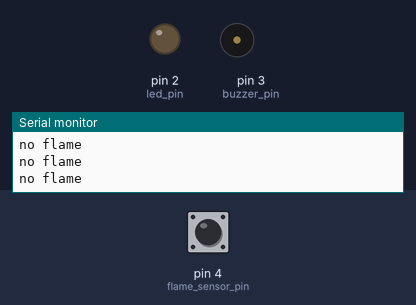
Recording of a sketch running on a simulated Arduino Uno, built with avr-gcc and run on an emulated ATmega328P. On the bench: output pins drawn as LEDs (lit = HIGH), buzzer (waves = sounding), the last lines printed to the serial monitor. The inputs (shaded band) are chosen by the test bench; at power-on: pin 4 (flame_sensor_pin) LOW.

Above: at 1.2 s.
1.3 s: pin 4 (flame_sensor_pin) driven HIGH
At 1.9 s:
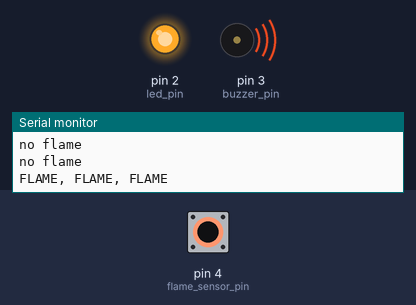
4.3 s: pin 4 (flame_sensor_pin) driven LOW
At 4.8 s:
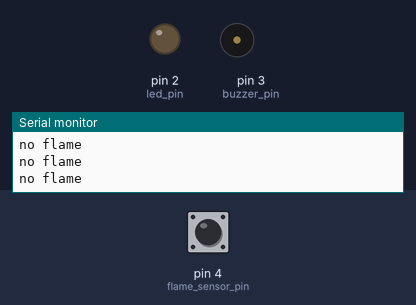
7.3 s: pin 4 (flame_sensor_pin) pulsed HIGH 2 times (0.12 s each, 0.3 s apart)
At 7.9 s:
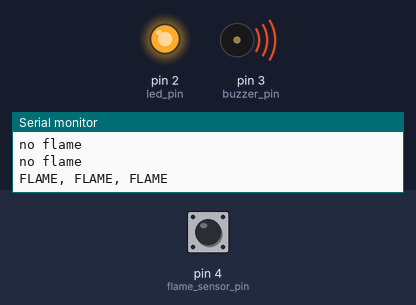
10.9 s: pin 4 (flame_sensor_pin) pulsed HIGH 2 times (0.12 s each, 0.3 s apart)
At 12.6 s:
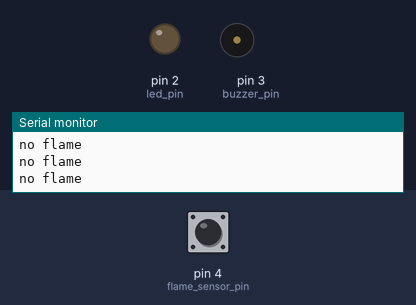
Timing chart, 0 to 14.1 s (numbered marks = the images above; inputs shaded):
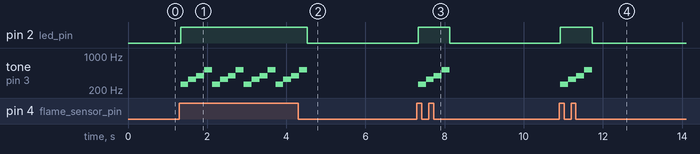

Measured:
- after the input at 1.3 s, pin 2 (led_pin): LOW → HIGH at once; tone on pin 3 (buzzer_pin): silent → 262 Hz at once, then repeats every 0.80 s: 330 Hz 0.20 s, 392 Hz 0.20 s, 523 Hz 0.20 s, 262 Hz 0.20 s
- after the input at 4.3 s, pin 2 (led_pin): HIGH → LOW after 0.23 s
- after the input at 7.3 s, pin 2 (led_pin): LOW → HIGH at once, → LOW 0.80 s later; tone on pin 3 (buzzer_pin): plays 262 Hz for 0.20 s, 330 Hz for 0.20 s, 392 Hz for 0.20 s, 523 Hz for 0.20 s, starting at once
- after the input at 10.9 s, pin 2 (led_pin): LOW → HIGH at once, → LOW 0.80 s later; tone on pin 3 (buzzer_pin): plays 262 Hz for 0.20 s, 330 Hz for 0.20 s, 392 Hz for 0.20 s, 523 Hz for 0.20 s, starting at once

The sketch:

flame_sensor.ino
```cpp
int flame_sensor_pin = 4;       // initializing pin 4 as the sensor output pin
int buzzer_pin = 3;             // initializing pin 3 as the buzzer pin
int led_pin = 2;                // initializing the pin 2 as the led pin

int flame_pin = HIGH;           // state of sensor


void setup()
{
  pinMode(led_pin, OUTPUT);             // declaring led pin as output pin
  pinMode(flame_sensor_pin, INPUT);     // declaring sensor pin as input pin for Arduino
  pinMode(buzzer_pin, OUTPUT);          // declaring buzzer pin as output pin
  Serial.begin(9600);                   // setting baud rate at 9600
}


void loop()
{
  flame_pin = digitalRead(flame_sensor_pin);          // reading from the sensor
  if (flame_pin == HIGH)                               // applying condition
  {
    Serial.println("FLAME, FLAME, FLAME");
    digitalWrite(led_pin, HIGH);                      // if state is high, then turn high the led
    playMelody();                                     // play a melody on the buzzer
  }
  else
  {
    Serial.println("no flame");
    digitalWrite(led_pin, LOW);                       // otherwise turn it low
    noTone(buzzer_pin);                               // stop playing any tone
  }
}


void playMelody()
{
  // Play a simple melody: C4, E4, G4, C5
  tone(buzzer_pin, 262, 200);             // C4
  delay(200);
  tone(buzzer_pin, 330, 200);             // E4
  delay(200);
  tone(buzzer_pin, 392, 200);             // G4
  delay(200);
  tone(buzzer_pin, 523, 200);             // C5
  delay(200);
}
```
